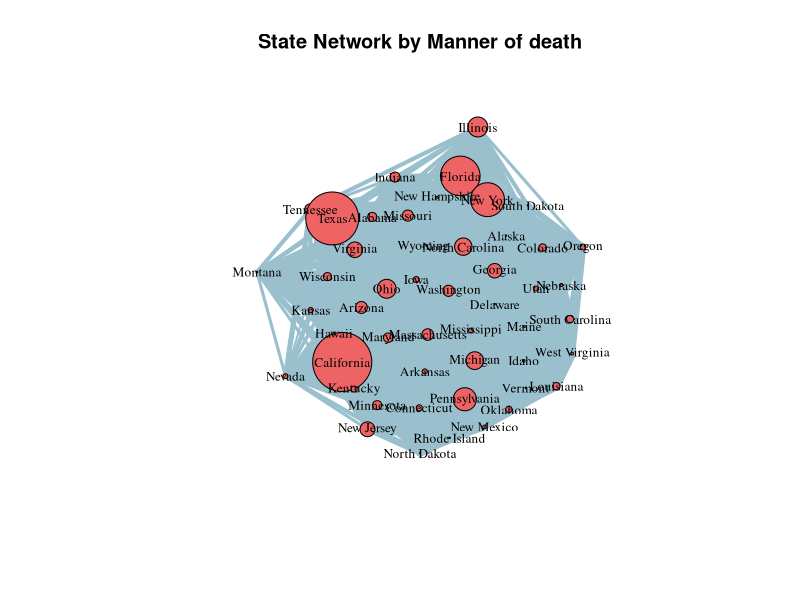

Generate this figure with R:
# Install and load the required packages
install.packages('tidytext')
install.packages('readr')
install.packages('dplyr')
install.packages('igraph')
library(readr)
library(dplyr)
library(tidytext)
library(igraph)

# Load the data in the data frame
Death_records = read_csv("Deaths_in_US_2014.csv")

# Calculating the size of the node
State_Size = Death_records %>% group_by(State) %>% summarise(Number_of_Deaths = n(), Population = max(Population)) 
State_Size$Size = State_Size$Population / State_Size$Number_of_Deaths

# creating the adjacency list
State_unigram = Death_records %>% group_by(State) %>% summarise(MannerOfDeath=paste(MannerOfDeath,collapse=" "))
State_unigram = State_unigram %>% unnest_tokens(tokens, MannerOfDeath, to_lower = TRUE)
State_unigram = unique(State_unigram)

create_adj_list = function(df){
  # Input: a dataframe with a column "tokens"
  # Output: all possible 2-combinations (sorted) of the unique tokens
  unique_tokens = unique(df$State)
  adj_list = data.frame()
  if(length(unique_tokens) >= 2) {
    all_combins = t(combn(unique_tokens, 2))
    all_combins = t(apply(all_combins, 1, sort))
    adj_list = data.frame(all_combins, stringsAsFactors = FALSE)
  }
  return(adj_list)
}
adj_list = State_unigram %>% group_by(tokens) %>% do(create_adj_list(.))

# creatig weighted adjacency list
adj_list_weighted = data.frame(adj_list) %>% group_by(X1, X2) %>% summarise(weight = n())

# plot the weighted graph
state_graph_weighted = graph.data.frame(adj_list_weighted[, c("X1", "X2")], directed = FALSE)
E(state_graph_weighted)$weight = adj_list_weighted$weight
plot(state_graph_weighted,layout=layout.fruchterman.reingold,  edge.arrow.size=.7,
     edge.width=E(state_graph_weighted)$weight,vertex.size=State_Size$Size/10000,
     edge.color="lightblue3", vertex.color="indianred2", vertex.frame.color = "black",
     frame = 'TRUE',main = "State Network by Manner of death",
      vertex.label.font=1, vertex.label.cex=.8,vertex.label.color = 'black')
#plot(simplify(state_graph_weighted))
